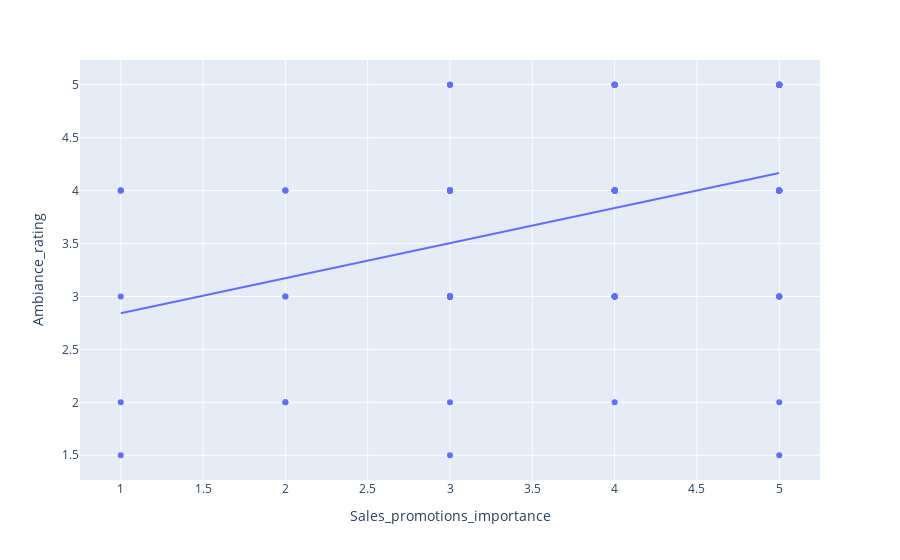

Notebook code cell kept with this figure:
### Code cell
## Plot Fare Distribution Across Age usinf Joint
fig = px.scatter(df, x='Sales_promotions_importance', y='Ambiance_rating', trendline="ols")
fig.show()

### Figure 1 — Plotly figure (JSON) as saved in the notebook; plotly's stock layout.template omitted (floating-point values rounded to 4 significant figures)
{"data": [{"hovertemplate": "Sales_promotions_importance=%{x}<br>Ambiance_rating=%{y}<extra></extra>", "legendgroup": "", "marker": {"color": "#636efa", "symbol": "circle"}, "mode": "markers", "name": "", "orientation": "v", "showlegend": false, "type": "scatter", "x": [5, 4, 4, 4, 4, 5, 5, 3, 4, 3, 4, 4, 2, 4, 5, 5, 3, 4, 4, 3, 5, 4, 5, 4, 4, 1, 4, 4, 3, 5, 4, 3, 5, 3, 4, 4, 4, 3, 4, 5, 4, 5, 5, 5, 3, 4, 5, 5, 5, 3, 4, 2, 3, 2, 5, 4, 3, 5, 3, 4, 5, 3, 4, 3, 5, 2, 4, 3, 5, 5, 4, 3, 4, 4, 3, 4, 5, 1, 5, 3, 4, 1, 5, 2, 4, 4, 2, 3, 4, 5, 5, 4, 3, 5, 3, 5, 1, 3, 4, 3, 3, 3, 4, 5, 4, 5, 3, 2, 3, 3, 3, 4, 1, 5, 1, 5, 5, 5, 5, 4, 4, 5], "xaxis": "x", "y": [5, 4, 4, 3, 2, 5, 5, 3, 4, 4, 5, 4, 4, 4, 5, 4, 4, 4, 5, 4, 3, 3, 5, 5, 4, 4, 4, 4, 3, 5, 4, 3, 5, 3, 3, 4, 4, 4, 4, 3, 4, 5, 5, 4, 3, 3, 4, 4, 4, 3, 4, 2, 5, 3, 4, 3, 4, 5, 3, 4, 1.5, 4, 3, 5, 3, 4, 5, 3, 4, 4, 5, 3, 4, 4, 3, 5, 3, 4, 2, 2, 3, 3, 5, 4, 3, 4, 3, 4, 4, 5, 4, 5, 3, 5, 3, 4, 4, 3, 3, 4, 3, 3, 4, 4, 4, 4, 3, 2, 1.5, 3, 5, 4, 1.5, 5, 2, 5, 4, 3, 5, 3, 4, 4], "yaxis": "y"}, {"hovertemplate": "<b>OLS trendline</b><br>Ambiance_rating = 0.331254 * Sales_promotions_importance + 2.50926<br>R<sup>2</sup>=0.162603<br><br>Sales_promotions_importance=%{x}<br>Ambiance_rating=%{y} <b>(trend)</b><extra></extra>", "legendgroup": "", "marker": {"color": "#636efa", "symbol": "circle"}, "mode": "lines", "name": "", "showlegend": false, "type": "scatter", "x": [1, 1, 1, 1, 1, 1, 2, 2, 2, 2, 2, 2, 2, 3, 3, 3, 3, 3, 3, 3, 3, 3, 3, 3, 3, 3, 3, 3, 3, 3, 3, 3, 3, 3, 3, 3, 3, 3, 3, 3, 3, 3, 3, 4, 4, 4, 4, 4, 4, 4, 4, 4, 4, 4, 4, 4, 4, 4, 4, 4, 4, 4, 4, 4, 4, 4, 4, 4, 4, 4, 4, 4, 4, 4, 4, 4, 4, 4, 4, 4, 4, 4, 4, 4, 4, 5, 5, 5, 5, 5, 5, 5, 5, 5, 5, 5, 5, 5, 5, 5, 5, 5, 5, 5, 5, 5, 5, 5, 5, 5, 5, 5, 5, 5, 5, 5, 5, 5, 5, 5, 5, 5], "xaxis": "x", "y": [2.841, 2.841, 2.841, 2.841, 2.841, 2.841, 3.172, 3.172, 3.172, 3.172, 3.172, 3.172, 3.172, 3.503, 3.503, 3.503, 3.503, 3.503, 3.503, 3.503, 3.503, 3.503, 3.503, 3.503, 3.503, 3.503, 3.503, 3.503, 3.503, 3.503, 3.503, 3.503, 3.503, 3.503, 3.503, 3.503, 3.503, 3.503, 3.503, 3.503, 3.503, 3.503, 3.503, 3.834, 3.834, 3.834, 3.834, 3.834, 3.834, 3.834, 3.834, 3.834, 3.834, 3.834, 3.834, 3.834, 3.834, 3.834, 3.834, 3.834, 3.834, 3.834, 3.834, 3.834, 3.834, 3.834, 3.834, 3.834, 3.834, 3.834, 3.834, 3.834, 3.834, 3.834, 3.834, 3.834, 3.834, 3.834, 3.834, 3.834, 3.834, 3.834, 3.834, 3.834, 3.834, 4.166, 4.166, 4.166, 4.166, 4.166, 4.166, 4.166, 4.166, 4.166, 4.166, 4.166, 4.166, 4.166, 4.166, 4.166, 4.166, 4.166, 4.166, 4.166, 4.166, 4.166, 4.166, 4.166, 4.166, 4.166, 4.166, 4.166, 4.166, 4.166, 4.166, 4.166, 4.166, 4.166, 4.166, 4.166, 4.166, 4.166], "yaxis": "y"}], "layout": {"legend": {"tracegroupgap": 0}, "margin": {"t": 60}, "xaxis": {"anchor": "y", "domain": [0, 1], "title": {"text": "Sales_promotions_importance"}}, "yaxis": {"anchor": "x", "domain": [0, 1], "title": {"text": "Ambiance_rating"}}}}
